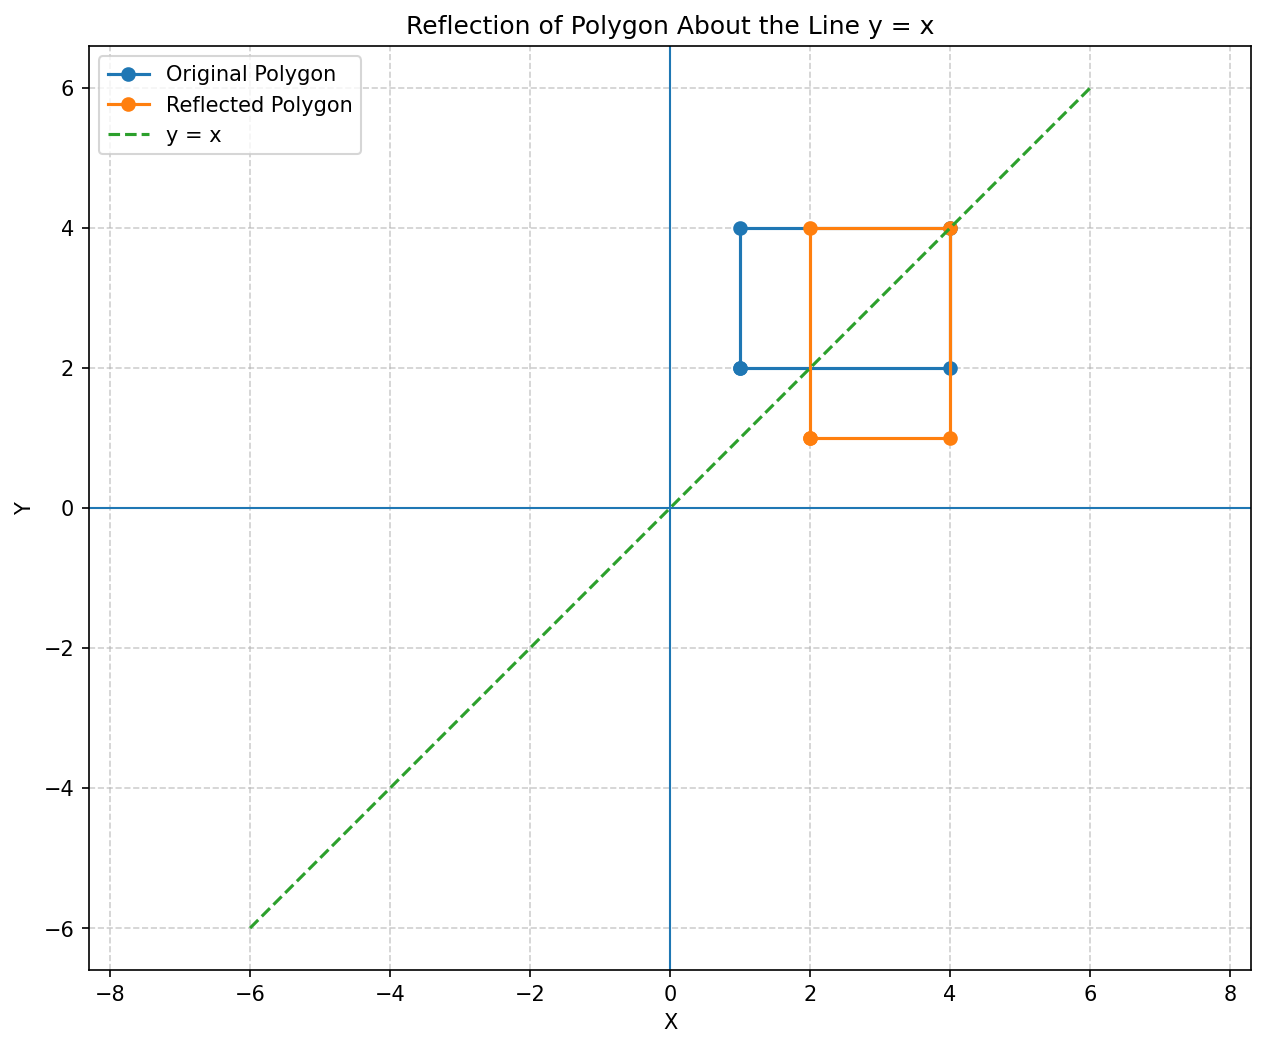

Generate this figure with Python:
import numpy as np
import matplotlib.pyplot as plt


# ------------------------------------------------
# Original Polygon
# ------------------------------------------------

polygon = np.array([
    [1, 2, 1],
    [4, 2, 1],
    [4, 4, 1],
    [1, 4, 1]
], dtype=float)


# ------------------------------------------------
# Reflection Matrix about y = x
# ------------------------------------------------

R = np.array([
    [0, 1, 0],
    [1, 0, 0],
    [0, 0, 1]
], dtype=float)


# ------------------------------------------------
# Apply Reflection
# ------------------------------------------------

transformed_polygon = []

for point in polygon:

    new_point = R @ point

    transformed_polygon.append(new_point)


transformed_polygon = np.array(transformed_polygon)


# ------------------------------------------------
# Display Results
# ------------------------------------------------

print("Reflection about the line y = x")

print("\nReflection Matrix:")
print(R)

print("\nOriginal Coordinates:")
print(polygon)

print("\nReflected Coordinates:")
print(transformed_polygon)


# ------------------------------------------------
# Extract Coordinates
# ------------------------------------------------

original_x = polygon[:, 0]
original_y = polygon[:, 1]

reflected_x = transformed_polygon[:, 0]
reflected_y = transformed_polygon[:, 1]


# Close the polygons

original_x = np.append(
    original_x,
    original_x[0]
)

original_y = np.append(
    original_y,
    original_y[0]
)

reflected_x = np.append(
    reflected_x,
    reflected_x[0]
)

reflected_y = np.append(
    reflected_y,
    reflected_y[0]
)


# ------------------------------------------------
# Plot
# ------------------------------------------------

plt.figure(figsize=(10, 8))


# Original polygon

plt.plot(
    original_x,
    original_y,
    '-o',
    label="Original Polygon"
)


# Reflected polygon

plt.plot(
    reflected_x,
    reflected_y,
    '-o',
    label="Reflected Polygon"
)


# ------------------------------------------------
# Draw y = x line
# ------------------------------------------------

x_line = np.linspace(-6, 6, 100)

plt.plot(
    x_line,
    x_line,
    '--',
    label="y = x"
)


# X-axis

plt.axhline(
    0,
    linewidth=1
)


# Y-axis

plt.axvline(
    0,
    linewidth=1
)


# Grid

plt.grid(
    True,
    linestyle='--',
    alpha=0.6
)


# Equal scaling

plt.axis('equal')


# Labels

plt.xlabel("X")

plt.ylabel("Y")


# Title

plt.title(
    "Reflection of Polygon About the Line y = x"
)


plt.legend()


# ------------------------------------------------
# Save Image
# ------------------------------------------------

plt.savefig(
    "Q19_reflection_y_equals_x.png",
    dpi=150,
    bbox_inches="tight"
)


plt.show()


print(
    "\nImage saved as Q19_reflection_y_equals_x.png"
)
